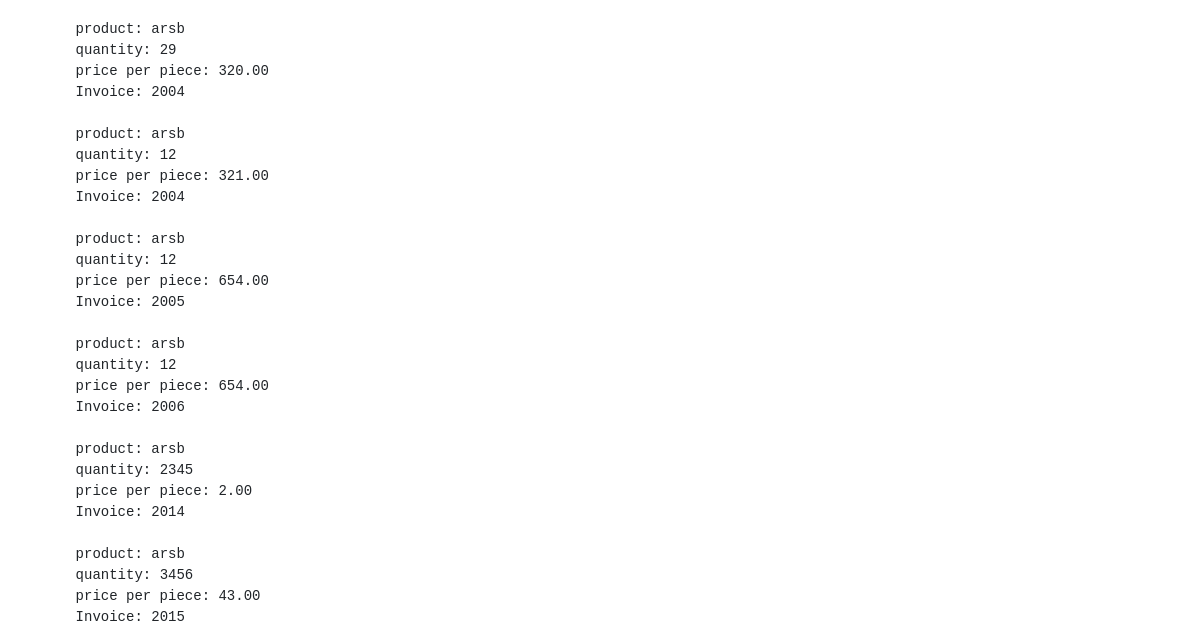
Page /backend/allorders/ (signed in, lower part) on the earlier database version.
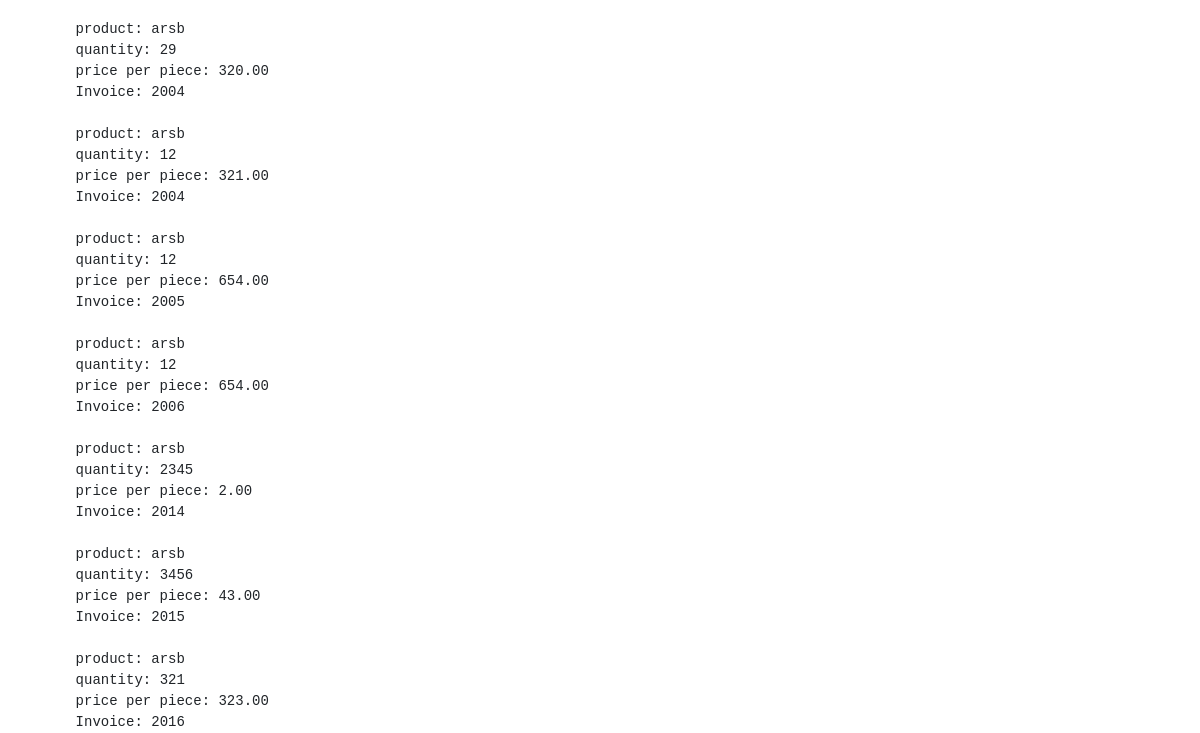
Same page on the later database version.
### backend/models.py (models this page shows)
class OrderModel(models.Model):
    date = models.DateTimeField(auto_now_add=True)
    product = models.ForeignKey("backend.ProductsModel", on_delete=models.CASCADE,null=False,default=None)
    quantity = models.IntegerField()
    price_per_PSC = models.DecimalField(max_digits=15, decimal_places=2)
    invoice_no = models.ForeignKey("backend.InvoiceModel", on_delete=models.CASCADE,unique=False,null=False)

class ProductsModel(models.Model):
    PRODUCT_TYPE = TRANSACTION_TYPES = [
        ('BALL', 'BALL'),
        ('GUN', 'GUN'),
    ]
    name = models.CharField(max_length=30,unique=True)
    timpstamp = models.DateField(auto_now_add=True)
    instock = models.IntegerField()
    size = models.CharField(max_length=15)
    type = models.CharField(max_length=10,choices=PRODUCT_TYPE)
    description = models.TextField()
    def __str__(self):
        return self.name

class InvoiceModel(models.Model):
    buyer_id = models.ForeignKey("backend.ClientsModel", on_delete=models.CASCADE,unique=False)
    def __str__(self):
        return str(self.id)

### backend/views.py (the view)
# urls.py: path('allorders/',OrderListView.as_view(),name='invoice_list'),
class OrderListView(LoginRequiredMixin,ListView):
    model = OrderModel

### templates/backend/ordermodel_list.html
{% extends "backend/base.html" %}
{% block content %}
{% for object in object_list %}
<pre style="margin: 0;padding: 0;">
    product: {{ object.product }}
    quantity: {{ object.quantity }}
    price per piece: {{ object.price_per_PSC }}
    Invoice: {{ object.invoice_no }}
</pre>
{% empty %}
<li>No objects yet.</li>
{% endfor %}
{% endblock content %}

Differences in the rows shown:
added OrderModel: product "arsb", quantity "321", price_per_PSC "323.00", invoice_no "2016"
